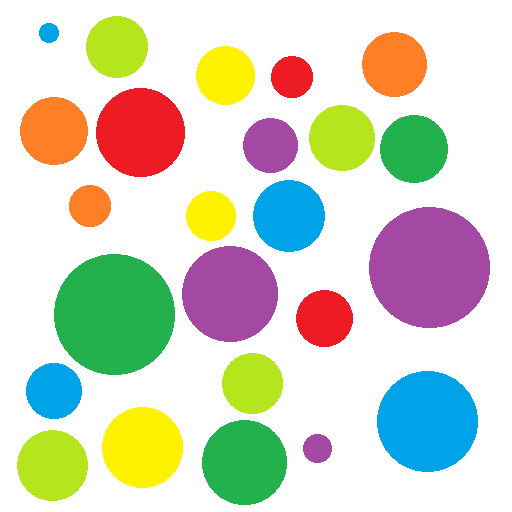
#> input picture color_balls.png, 512 x 512 px
$ python program12.py
#> lines starting #> are read from the running program, lines starting #| are printed output that depends on the picture; after the words box and inside, x2 and y2 are one past the last pixel; in counts of white or black regions, pixels touching at a corner belong together
import cv2

img = cv2.imread('color_balls.png', cv2.IMREAD_GRAYSCALE)
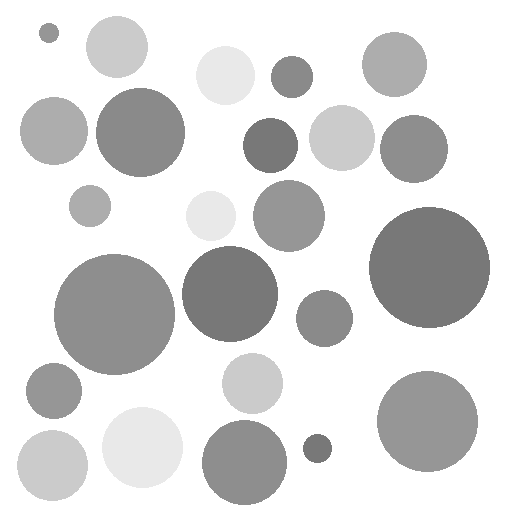
#> img: shape (512, 512); min 120, max 255, mean 218.3

canny_img = cv2.Canny(img, 50, 110)
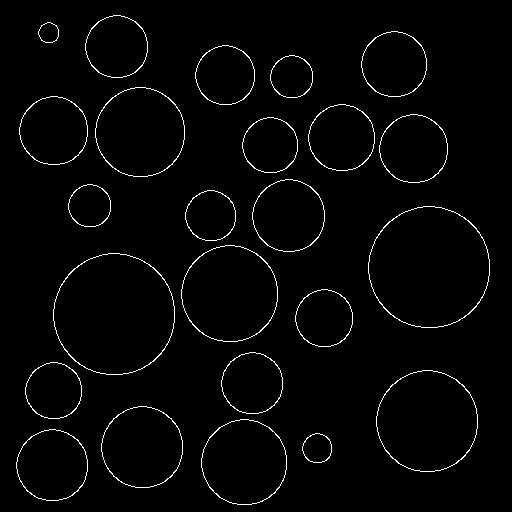
#> canny_img: shape (512, 512); 2% white in thin lines or dots, all inside (x1, y1, x2, y2) = (16, 15, 490, 505)

cv2.imshow("Image",img)
cv2.imshow("Image2",canny_img)

key = cv2.waitKey(0)
#> (key Esc is pressed here)

cv2.destroyWindow("Image")
cv2.destroyWindow("Image2")
